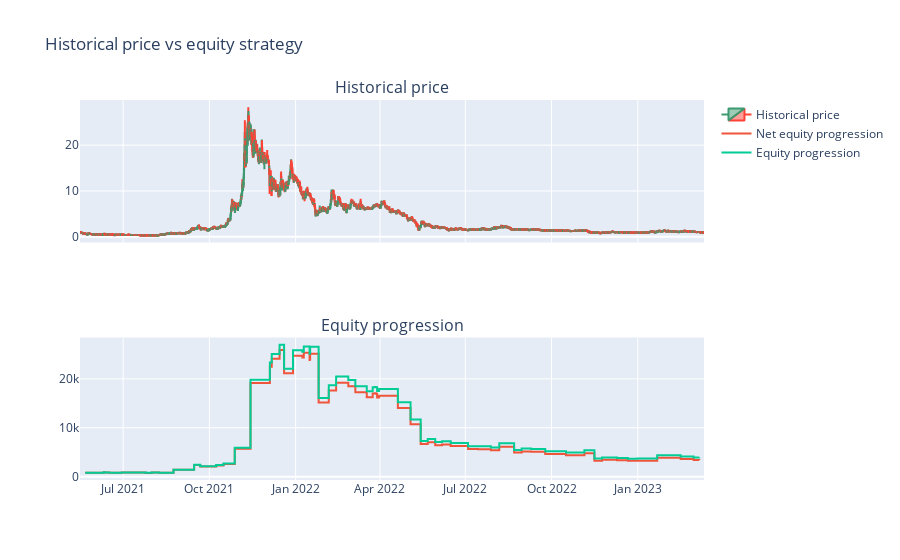

The cell this chart's notebook holds for it:
### Markdown cell above
# Fibonacci distance strategy

### Code cell
upper_threshold = 0.7
lower_threshold = 0.3

def buy_func(row: pd.Series, prev_row: pd.Series) -> bool:
    return (
        True
        if (row["FibEMA"] >= row["Close"] and (row["Fib_distance"] <= lower_threshold))
        or (row["FibEMA"] <= row["Close"] and (row["Fib_distance"] >= upper_threshold))
        else False
    )


def sell_func(row: pd.Series, prev_row: pd.Series, timeframe_count: int) -> bool:
    return (
        True
        if (row["FibEMA"] >= row["Close"] and (row["Fib_distance"] >= upper_threshold))
        or (row["FibEMA"] <= row["Close"] and (row["Fib_distance"] <= lower_threshold))
        else False
    )


long_only_backtester(df_BTC, buy_func, sell_func)
